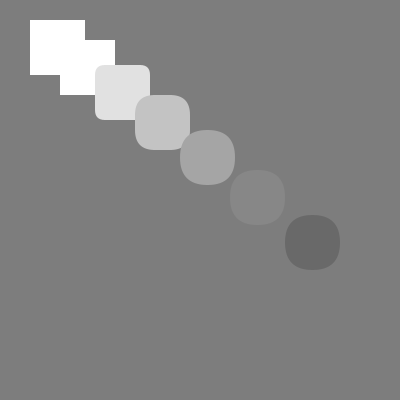
Frame 1 (no input)
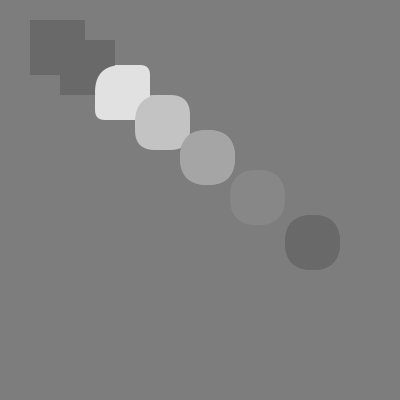
Frame 2 (the mouse pressed at the canvas centre, redrawn once)

The Processing sketch that drew these frames (run headless with seeded random() and noise(); the mouse was pressed at the canvas centre and the sketch redrawn once):

// Processing sketch: sketch_4_1_3_translate
// ── sketch_4_1_3_translate.pde
/*


*/

int corner = 10;

int i;

int i_max = 6;

void setup() {
  size(400, 400);
  background(125);
  fill(255);
  noLoop();
}

void draw() {  
  
  noStroke();
  
  //rectMode(CENTER);
  
  frameRate(30);
  
  translate(30, 20);
  rect(0, 0, 55, 55);
  
  translate(30, 20);
  rect(0, 0, 55, 55);

  for(i = 1; i < i_max; i ++) {
    
    fill(255 - i*30);
    
    corner = corner * i;
    
    translate(30 + i * 5, 20 + i * 5);
    rect(0, 0, 55, 55, corner);
    
    
    
  }
 
  //translate(30, 20);
  //rect(0, 0, 55, 55, corner);
  
}
